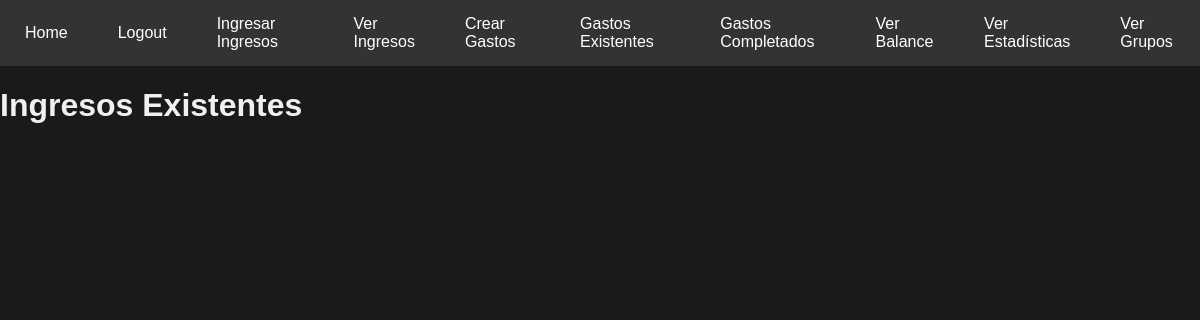
The app's page /verIngresos/ (signed in), older data.
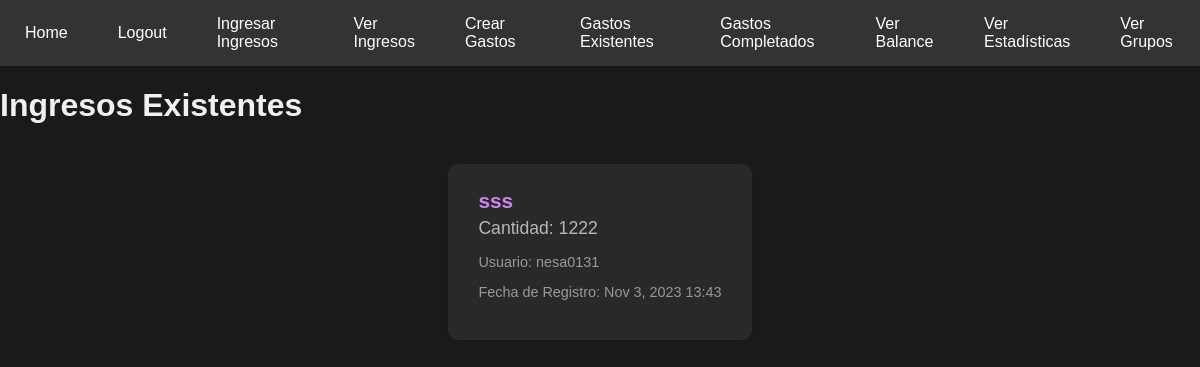
The same page, newer data.
### tasks/models.py (models this page shows)
class IngresarIngresos(models.Model):
    Nombre = models.CharField(max_length=50)
    Cantidad = models.BigIntegerField(default=0, blank=True, null=True)
    FechaDeRegistro = models.DateTimeField(null=True)
    user = models.ForeignKey(User, on_delete=models.CASCADE)

### tasks/views.py (the view)
# urls.py: path('verIngresos/',views.verIngresos, name = 'verIngresos'),
@login_required
def verIngresos(request):
    if request.method == 'GET':
        now = datetime.now()
        year = now.year
        month = now.month
        first_day = datetime(year, month, 1)
        last_day = first_day + timedelta(days=30)
        ingresos = IngresarIngresos.objects.filter(user=request.user, FechaDeRegistro__range=[first_day, last_day])
        return render(request, 'verIngresos.html', {'Ingresos': ingresos})

### tasks/templates/verIngresos.html (shortened to what this page needs)
{% extends 'base.html' %}
{% block content %}
<div class="container">
    <h1>Ingresos Existentes</h1>
    <ul class="ingresos-list">
        {% for IngresarIngresos in Ingresos %}
        <li class="ingreso-item">
            <a href="{% url 'ingresoDetail' IngresarIngresos.id %}">
                <h2 class="ingreso-title">{{ IngresarIngresos.Nombre }}</h2>
                <p class="ingreso-amount">Cantidad: {{ IngresarIngresos.Cantidad }}</p>
                <p class="ingreso-username">Usuario: {{ IngresarIngresos.user.username }}</p>
                <p class="date-created">Fecha de Registro: {{ IngresarIngresos.FechaDeRegistro|date:'M j, Y H:i' }}</p>
            </a>
        </li>
        {% endfor %}
    </ul>
</div>
{% endblock %}

### tasks/templates/base.html (shortened to what this page needs)
<!DOCTYPE html>
<html lang="en">
<head>
</head>
<body>
    <nav>
        <ul>
            <li>
                <a href="/">Home</a>
            </li>
            {% if user.is_authenticated %}
            <li>
                <a href="/logout">Logout</a>
            </li>
            <li>
                <a href="/ingresarIngresos">Ingresar Ingresos</a>
            </li>
            <li>
                <a href="/verIngresos">Ver Ingresos</a>
            </li>
            <li>
                <a href="/verGastos/crearGastos/">Crear Gastos</a>
            </li>
            <li>
                <a href="/verGastos">Gastos Existentes</a>
            </li>
            <li>
                <a href="/verGastos/completados/">Gastos Completados</a>
            </li>
            <li>
                <a href="{% url 'verBalance' %}">Ver Balance</a>
            </li>
            <li>
                <a href="{% url 'estadisticas' %}">Ver Estadísticas</a>
            </li>
            <li>
                <a href="{% url 'lista_grupos' %}">Ver Grupos</a>
            </li>
            {% endif %}
        </ul>
    </nav>
    {% block content %}
    {% endblock %}
</body>
</html>

### tasks/templates/base.html (style rules this page uses)
body { margin: 0; padding: 0; font-family: Arial, sans-serif; background-color: #f2f2f2; }
nav { background-color: #333; color: #fff; padding: 10px 0; }
ul { list-style: none; display: flex; justify-content: center; align-items: center; margin: 0; padding: 0; }
li { margin: 0 15px; }
a { text-decoration: none; color: #fff; padding: 5px 10px; border-radius: 5px; transition: background-color 0.3s, color 0.3s, border-color 0.3s; display: block; }

### tasks/templates/verIngresos.html (style rules this page uses)
body { background-color: #1a1a1a; color: #f0f0f0; font-family: Arial, sans-serif; }
.ingresos-list { list-style: none; padding: 0; margin: 0; }
.ingreso-item { background-color: #2a2a2a; padding: 20px; margin: 20px 0; border-radius: 10px; box-shadow: 0 2px 4px rgba(0, 0, 0, 0.1); opacity: 0.95; transition: background-color 0.3s; }
.ingreso-title { font-size: 1.3rem; margin: 0; color: #d38dfc; }
.ingreso-amount { font-size: 1.1rem; margin: 5px 0; color: #c0c0c0; }
.ingreso-username { font-size: 0.9rem; color: #a0a0a0; }
.date-created { font-size: 0.9rem; color: #a0a0a0; }
h1 { margin-bottom: 20px; font-size: 2rem; color: #f0f0f0; }

Row changes from the older to the newer data that the page shows:
added IngresarIngresos: Nombre "sss", Cantidad "1222", user.username "nesa0131", FechaDeRegistro "Nov 3, 2023 13:43"
